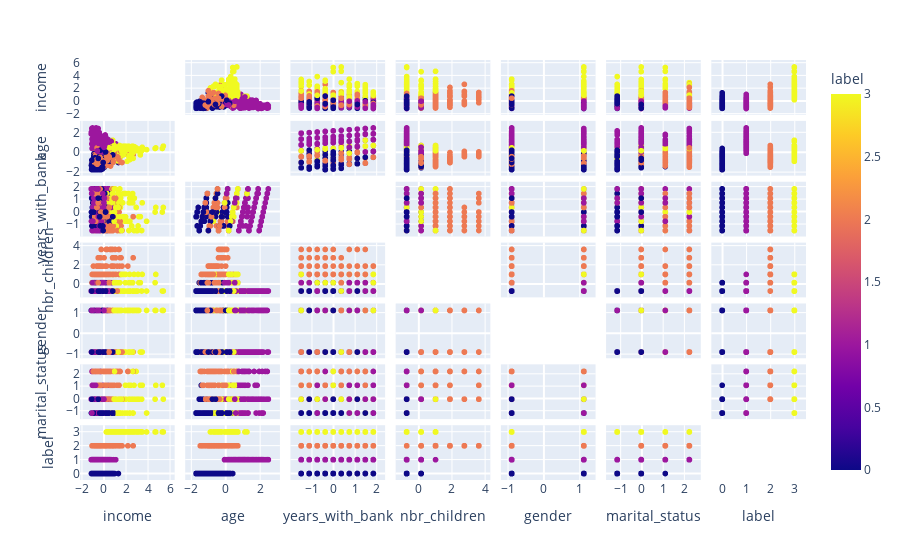

Here is the notebook cell this chart was saved with:
### Code cell
features = df_clusters.columns.values

fig = px.scatter_matrix(
    df_clusters,
    dimensions=features,
    color="label",
    height=1000
)
fig.update_traces(diagonal_visible=False)
fig.show()

### Figure 1 — Plotly figure (JSON) as saved in the notebook; plotly's stock layout.template omitted (floating-point values rounded to 4 significant figures; data arrays with more than 128 entries replaced by an {"elided": "..."} marker saying what was removed)
{"data": [{"diagonal": {"visible": false}, "dimensions": [{"axis": {"matches": true}, "label": "income", "values": {"elided": "645 float values"}}, {"axis": {"matches": true}, "label": "age", "values": {"elided": "645 float values"}}, {"axis": {"matches": true}, "label": "years_with_bank", "values": {"elided": "645 float values"}}, {"axis": {"matches": true}, "label": "nbr_children", "values": {"elided": "645 float values"}}, {"axis": {"matches": true}, "label": "gender", "values": {"elided": "645 float values"}}, {"axis": {"matches": true}, "label": "marital_status", "values": {"elided": "645 float values"}}, {"axis": {"matches": true}, "label": "label", "values": {"elided": "645 int values"}}], "hovertemplate": "%{xaxis.title.text}=%{x}<br>%{yaxis.title.text}=%{y}<br>label=%{marker.color}<extra></extra>", "legendgroup": "", "marker": {"color": {"elided": "645 int values"}, "coloraxis": "coloraxis", "symbol": "circle"}, "name": "", "showlegend": false, "type": "splom"}], "layout": {"autosize": true, "coloraxis": {"colorbar": {"title": {"text": "label"}}, "colorscale": [[0, "#0d0887"], [0.1111, "#46039f"], [0.2222, "#7201a8"], [0.3333, "#9c179e"], [0.4444, "#bd3786"], [0.5556, "#d8576b"], [0.6667, "#ed7953"], [0.7778, "#fb9f3a"], [0.8889, "#fdca26"], [1, "#f0f921"]]}, "dragmode": "select", "legend": {"tracegroupgap": 0}, "margin": {"t": 60}, "xaxis": {"autorange": true, "range": [-1.816, 6.059], "type": "linear"}, "xaxis2": {"autorange": true, "range": [-2.125, 2.918], "type": "linear"}, "xaxis3": {"autorange": true, "range": [-1.814, 2.206], "type": "linear"}, "xaxis4": {"autorange": true, "range": [-1.159, 4.076], "type": "linear"}, "xaxis5": {"autorange": true, "range": [-1.089, 1.329], "type": "linear"}, "xaxis6": {"autorange": true, "range": [-1.499, 2.584], "type": "linear"}, "xaxis7": {"autorange": true, "range": [-0.3004, 3.3], "type": "linear"}, "yaxis": {"autorange": true, "range": [-1.816, 6.059], "type": "linear"}, "yaxis2": {"autorange": true, "range": [-2.125, 2.918], "type": "linear"}, "yaxis3": {"autorange": true, "range": [-1.814, 2.206], "type": "linear"}, "yaxis4": {"autorange": true, "range": [-1.159, 4.076], "type": "linear"}, "yaxis5": {"autorange": true, "range": [-1.089, 1.329], "type": "linear"}, "yaxis6": {"autorange": true, "range": [-1.499, 2.584], "type": "linear"}, "yaxis7": {"autorange": true, "range": [-0.3004, 3.3], "type": "linear"}}}
